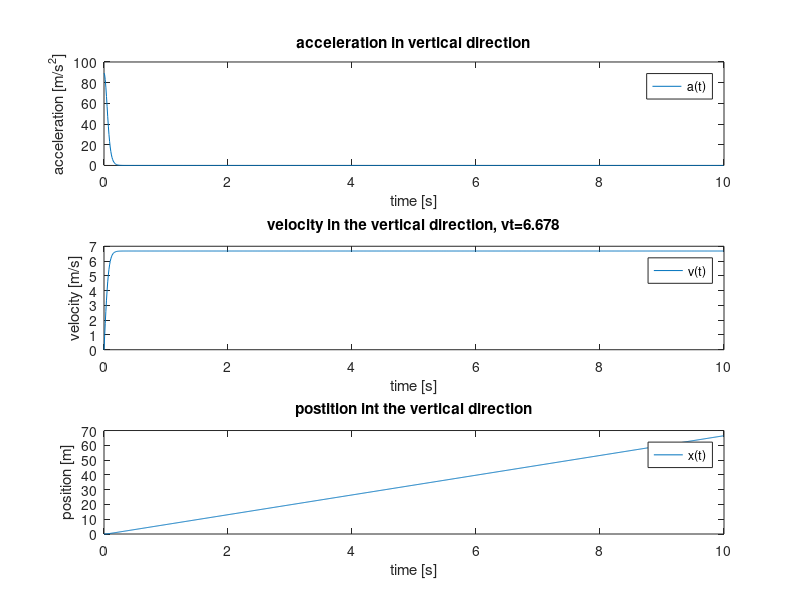
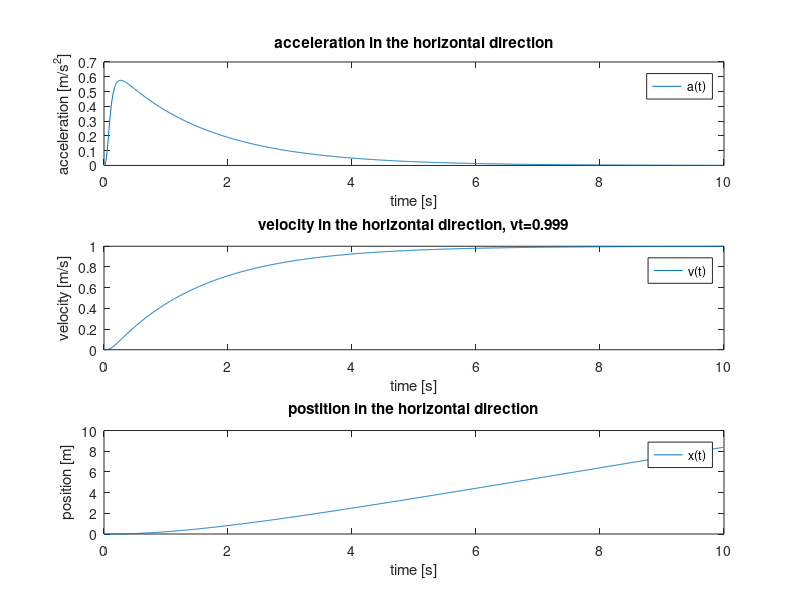

These charts were generated, in order, by the following MATLAB code:
function main
%%
%   Project 7.2 - FYS-MEK1110 - mechanics - oblig #2
%
%                Weather Balloon
%%
% constants

eps = 0.001
vt_x = 0;
vt_z = 0;
m = 0.1;
w0 = 1.0;
h = 10;
g = 9.81;
D = 0.2;
Bouyancy = 9.9;
t0 = 0;
tmax = 10;
N = 1000;
dt = (tmax-t0)/N;

a = zeros(N,2);
v = zeros(N,2);
w = zeros(N,2);
r = zeros(N,2);
Fd = zeros(N,2);
G = zeros(N,2);
B = zeros(N,2);
t = zeros(N,1);

%%

    function Drg = Drag(v,w)
        velocity = v - w;
        Drg = D*norm(velocity).*velocity;
    end

    function wnd = wind(z)
        wnd = w0*(1-exp(-z/h));
    end

for i=1:N-1
    w(i,1) = wind(r(i,2));
    G(i,2) = m*g;
    B(i,2) = Bouyancy;
    
    %Fd(i,2) = D*abs(v(i,2))*(v(i,2));
    Fd(i,:) = Drag(v(i,:),w(i,:));
    
    a(i,:) = (B(i,:) - G(i,:) - Fd(i,:))./m;
    v(i+1,:) = v(i,:) + a(i,:).*dt;
    r(i+1,:) = r(i,:) + v(i+1,:).*dt;
    
    if v(i,1) + eps > v(i+1,1)
        vt_x = v(i+1,1);
    end
    
    if v(i+1,2) < v(i,2) + eps 
        vt_z = v(i+1,2);
    end
    t(i+1) = t(i) + dt;

end

a(end,:) = a(end-1,:);

%%
% plotting

figure()

subplot(3,1,1)
plot(t(:),a(:,2))
title('acceleration in vertical direction')
xlabel('time [s]')
ylabel('acceleration [m/s^2]')
legend('a(t)')

subplot(3,1,2)
plot(t(:),v(:,2))
Title1 = ['velocity in the vertical direction, vt=' num2str(vt_z,'%.3f')];
title(Title1)
xlabel('time [s]')
ylabel('velocity [m/s]')
legend('v(t)')

subplot(3,1,3)
plot(t(:),r(:,2))
title('postition int the vertical direction')
xlabel('time [s]')
ylabel('position [m]')
legend('x(t)')

figure()

subplot(3,1,1)
plot(t(:),a(:,1))
title('acceleration in the horizontal direction')
xlabel('time [s]')
ylabel('acceleration [m/s^2]')
legend('a(t)')

subplot(3,1,2)
plot(t(:),v(:,1))
Title2 = ['velocity in the horizontal direction, vt=' num2str(vt_x,'%.3f')];
title(Title2)
xlabel('time [s]')
ylabel('velocity [m/s]')
legend('v(t)')

subplot(3,1,3)
plot(t(:),r(:,1))
title('postition in the horizontal direction')
xlabel('time [s]')
ylabel('position [m]')
legend('x(t)')

vt_x
vt_z
    
end